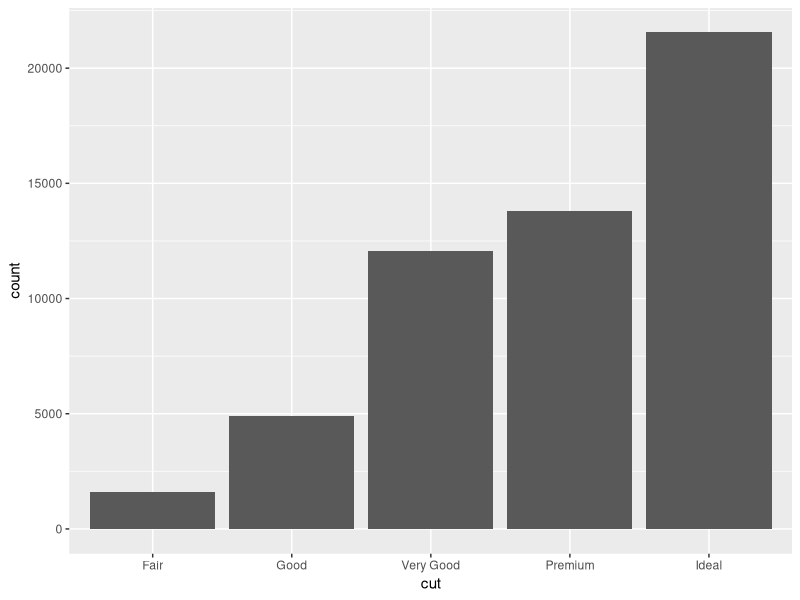
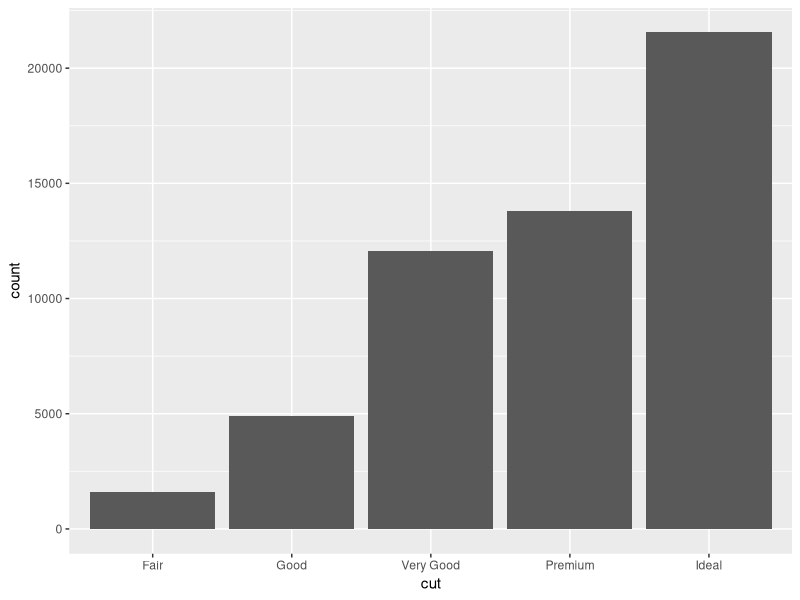
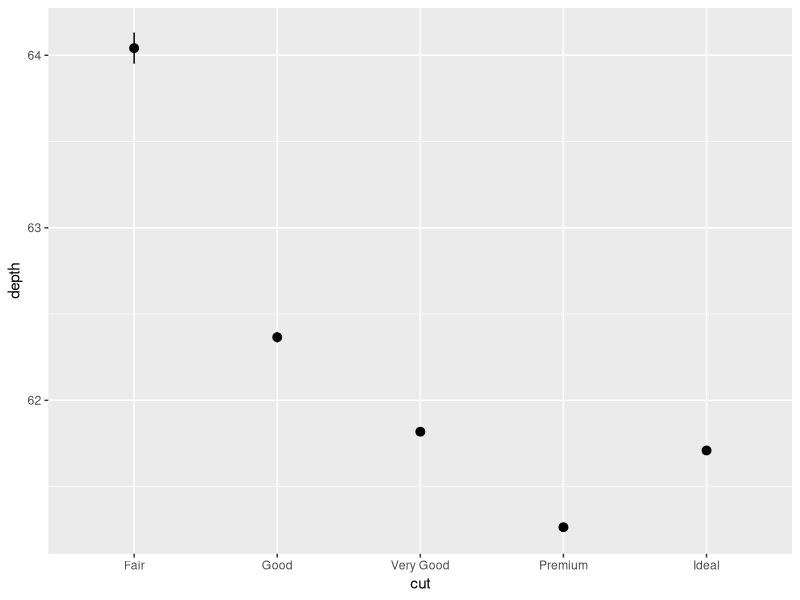
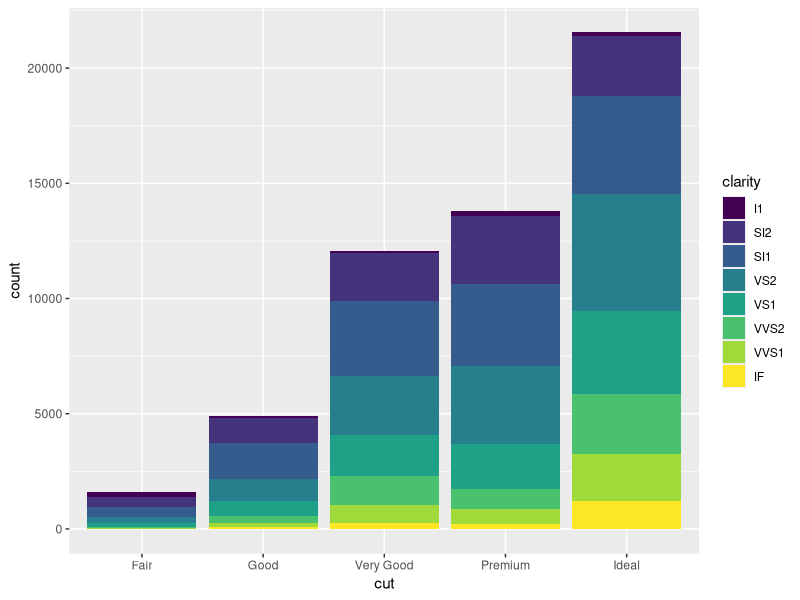
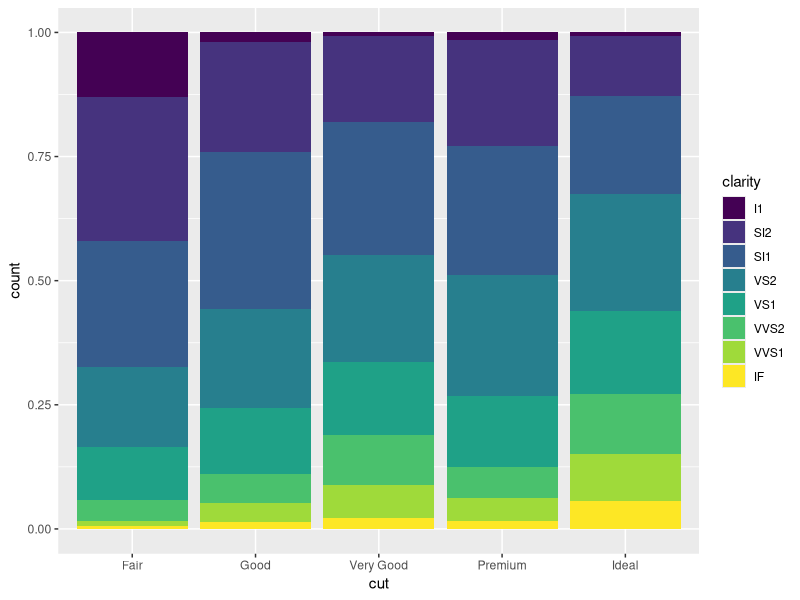
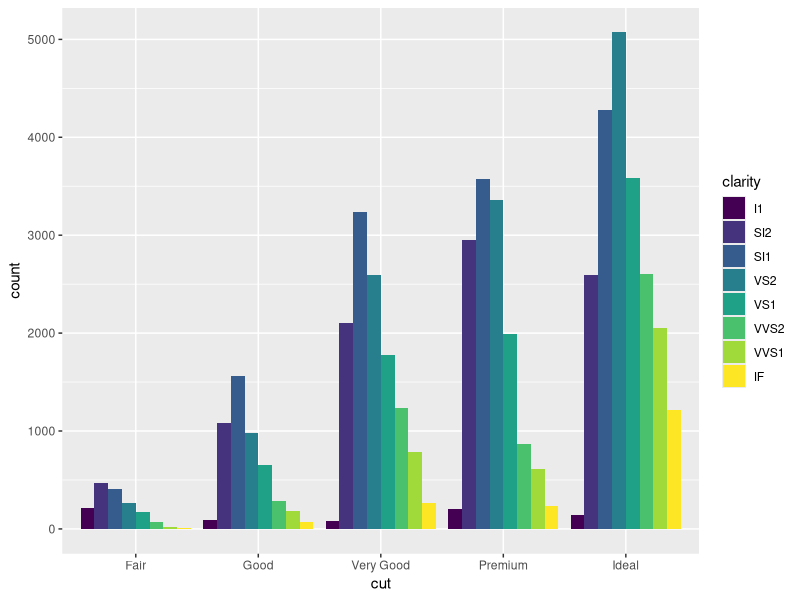
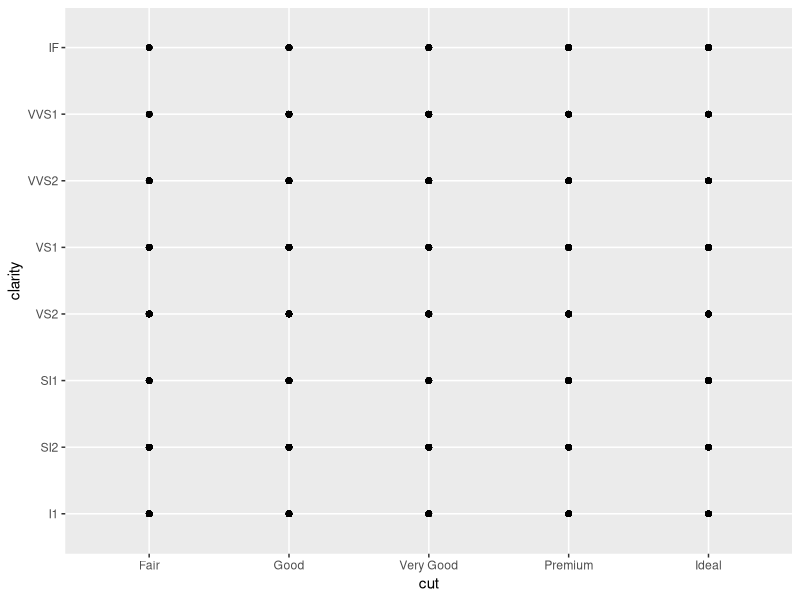
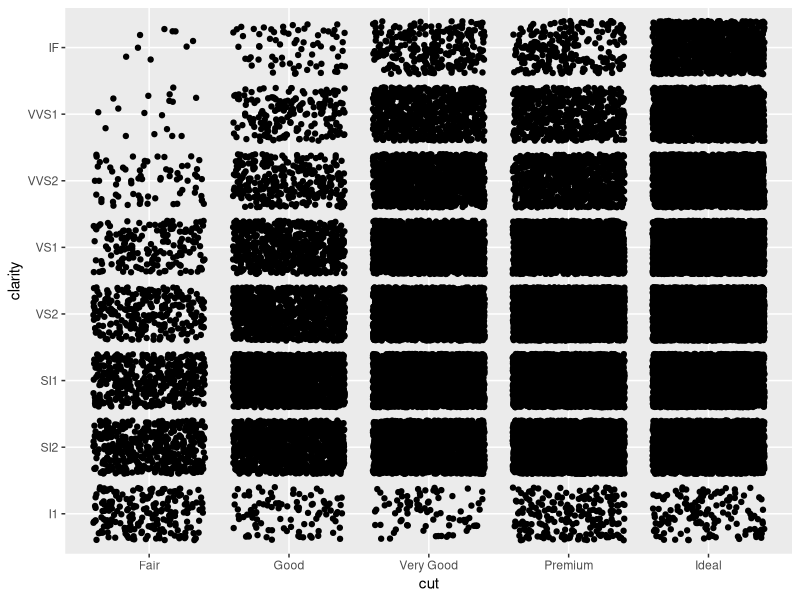

The R source for these figures, in order: (Note: this script raises an error after producing the figures.)
# Exercise 2: More ggplot2 Grammar

# Install and load `ggplot2`
# install.packages("ggplot2") # if needed
install.packages("ggplot2")
library(ggplot2)

# For this exercise you will again be working with the `diamonds` data set.
# Use `?diamonds` to review details about this data set
colnames(diamonds) # "carat" "cut" "color" "clarity" "depth" "table" "price" "x" "y" "z" 
nrow(diamonds) # 53940

## Statistical Transformations

# Draw a bar chart of the diamonds data, organized by cut
# The height of each bar is based on the "count" (number) of diamonds with that cut
ggplot(data = diamonds) +
  geom_bar(mapping = aes(x = cut))

# Use the `stat_count` to apply the statistical transformation "count" to the diamonds
# by cut. You do not need a separate geometry layer!
ggplot(data = diamonds) +
  stat_count(mapping = aes(x = cut))


# Use the `stat_summary` function to draw a chart with a summary layer.
# Map the x-position to diamond `cut`, and the y-position to diamond `depth`
# Bonus: use `min` as the function ymin, `max` as the function ymax, and `median` as the function y
ggplot(data = diamonds) +
  stat_summary(mapping = aes(x = cut, y = depth)) # function defaults to mean_se()


## Position Adjustments

# Draw a bar chart of diamond data organized by cut, with each bar filled by clarity.
# You should see a _stacked_ bar chart.
ggplot(data = diamonds) +
  geom_bar(mapping = aes(x = cut, fill = clarity))

# Draw the same chart again, but with each element positioned to "fill" the y axis
ggplot(data = diamonds) +
  geom_bar(mapping = aes(x = cut, fill = clarity), position = "fill")

# Draw the same chart again, but with each element positioned to "dodge" each other
ggplot(data = diamonds) +
  geom_bar(mapping = aes(x = cut, fill = clarity), position = "dodge")

# Draw a plot with point geometry with the x-position mapped to `cut` and the y-position mapped to `clarity`
# This creates a "grid" grouping the points
ggplot(data = diamonds) +
  geom_point(mapping = aes(x = cut, y = clarity))

# Use the "jitter" position adjustment to keep the points from all overlapping!
# (This works a little better with a sample of diamond data, such as from the previous exercise).
ggplot(data = diamonds) +
  geom_jitter(mapping = aes(x = cut,y = clarity))

## Scales

# Draw a "boxplot" (with `geom_boxplot()`) for the diamond's price (y) by color (x)
ggplot(data = diamonds) +
  geom_boxplot(mapping = aes(x = color, y = price))

# This has a lot of outliers, making it harder to read. To fix this, draw the same plot but
# with a _logarithmic_ scale for the y axis.
ggplot(data = diamonds) +
  geom_boxplot(mapping = aes(x = color, y = log(price)))

# For another version, draw the same plot but with `violin` geometry instead of `boxplot` geometry!
# How does the logarithmic scale change the data presentation?
ggplot(data = diamonds) +
  geom_violin(mapping = aes(x = color, y = price))

ggplot(data = diamonds) +
  geom_violin(mapping = aes(x = color, y = log(price))) # makes the body of the violin wider

# Another interesting plot: draw a plot of the diamonds price (y) by carat (x), using a heatmap of 2d bins
# (geom_bin2d)
# What happens when you make the x and y channels scale logarithmically?
ggplot(data = diamonds) +
  geom_bin2d(mapping = aes(x = carat, y = price))

ggplot(data = diamonds) +
  geom_bin2d(mapping = aes(x = log(carat), y = log(price))) # linear

# Draw a scatter plot for the diamonds  price (y) by carat (x). Color each point by the clarity
# (Remember, this will take a while. Use a sample of the diamonds for faster results)
ggplot(data = diamonds) +
  geom_point(mapping = aes(x = carat, y = price, color = clarity))

# Change the color of the previous plot using a ColorBrewer scale of your choice. What looks nice?
ggplot(data = diamonds) +
  geom_point(mapping = aes(x = carat, y = price, color = clarity)) +
  scale_color_brewer(palette = 3)


## Coordinate Systems

# Draw a bar chart with x-position and fill color BOTH mapped to cut
# For best results, SET the `width` of the geometry to be 1 (fill plot, no space between)
# You can save this to a variable for easier modifications
bar_chart <- ggplot(data = diamonds) +
  geom_bar(mapping = aes(x = cut, fill = cut), width = 1)

# Draw the same chart, but with the coordinate system flipped
bar_chart +
  coord_flip()

# Draw the same chart, but in a polar coordinate system. Now you have a Coxcomb chart!
bar_chart +
  coord_polar(theta = "y")


## Facets

# Take the scatter plot of price by carat data (colored by clarity) and add _facets_ based on
# the diamond's `color`
ggplot(data = diamonds) +
  geom_point(mapping = aes(x = carat, y = price, color = clarity)) +
  facet_wrap(~color)

## Saving Plots

# Use the `ggsave()` function to save one of your plots (the most recent one generated) to disk.
# Name the output file "my-plot.png".
# Make sure you've set the working directory!!
ggsave(my_plot.png)

